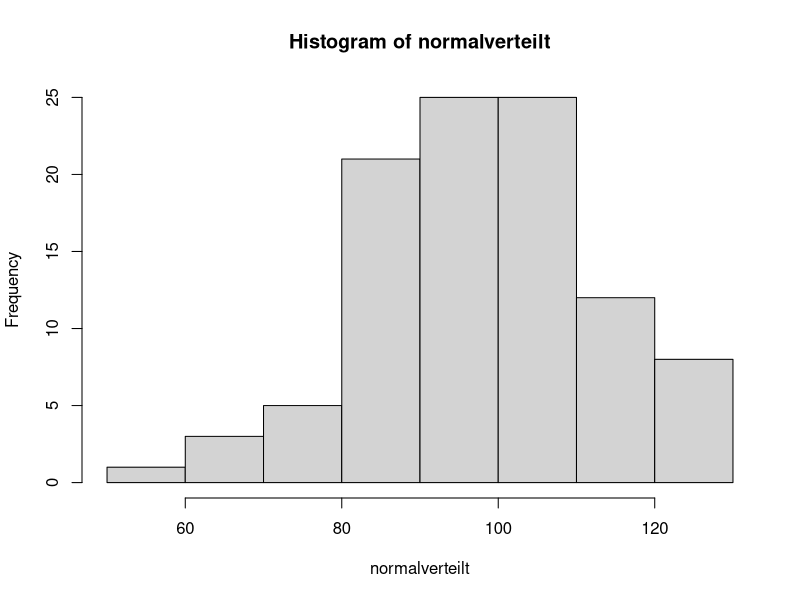
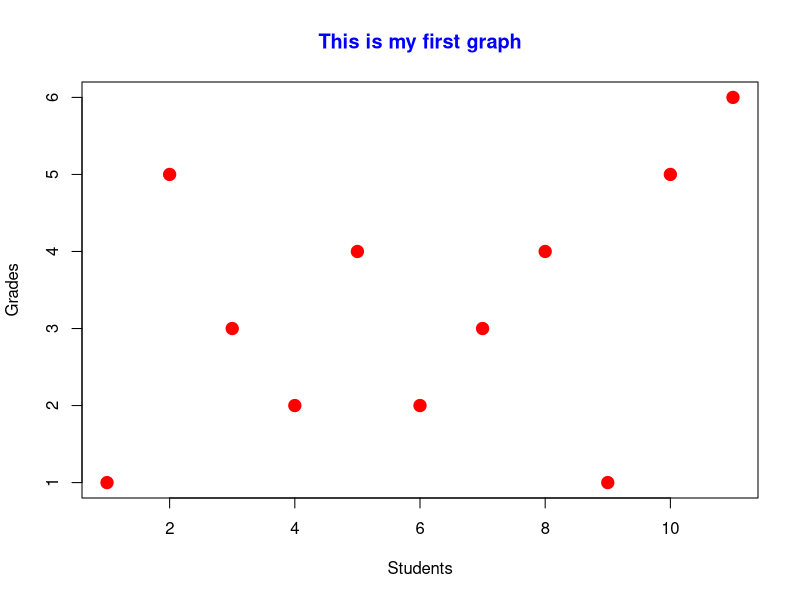

Source code (R) for these figures, in order:
## ---- chunk 1
# Einen numerischen Vektor erstellen
zahlen = c(5, 10, 15, 20, 25)

# Die Funktion c() wird sehr oft verwendet. Sie fügt Elemente zu einem Vektor zusammen.
zahlen
## ---- chunk 2
# Den Mittelwert berechnen
durchschnitt = mean(zahlen)

# Das Ergebnis ausgeben
print(durchschnitt)
## ---- chunk 3
calculate_mean <- function(vector) {
  # Calculate the mean
  result <- sum(vector) / length(vector)
  
  return(result)
}
## ---- chunk 4
seq(from = 1, to = 10, by = 1)
seq(from = 1, to = 10, length.out = 5)
## ---- chunk 5
rnorm(n = 10, mean = 0, sd = 1) 
## ---- chunk 6
normalverteilt = rnorm(n = 100, mean = 100, sd = 15)
hist(normalverteilt) 
## ---- chunk 7
# Addition
ergebnis_addition <- 5 + 3
print(ergebnis_addition)

# Subtraktion
ergebnis_subtraktion <- 10 - 4
print(ergebnis_subtraktion)

# Multiplikation
ergebnis_multiplikation <- 6 * 7
print(ergebnis_multiplikation)

# Division
ergebnis_division <- 15 / 3
print(ergebnis_division)

# Potenzierung
ergebnis_potenzierung <- 2^3
print(ergebnis_potenzierung)
## ---- chunk 8
# Werte Variablen zu
x <- 5
y <- 3

# Berechnungen mit Variablen durchführen
ergebnis_summe <- x + y
ergebnis_differenz <- x - y

# Ergebnisse ausgeben
print(ergebnis_summe)
print(ergebnis_differenz)
## ---- chunk 9
# Vektoren erstellen
vektor1 <- c(1, 2, 3, 4, 5)
vektor2 <- c(6, 7, 8, 9, 10)

# Vektoren elementweise addieren
vektor_summe <- vektor1 + vektor2
print(vektor_summe)

# Vektoren elementweise multiplizieren
vektor_produkt <- vektor1 * vektor2
print(vektor_produkt)

## ---- chunk 10
# Eine Sequenz von Zahlen generieren
sequenz <- 1:10
print(sequenz)

# Eine Sequenz mit festgelegtem Schritt erstellen
sequenz_schritt <- seq(1, 10, by = 2)
print(sequenz_schritt)
## ---- chunk 11
# Die Quadratwurzel berechnen
sqrt_ergebnis <- sqrt(25)
print(sqrt_ergebnis)

# Den absoluten Wert berechnen
absolutwert <- abs(-10)
print(absolutwert)

# Das Maximum und Minimum finden
maximalwert <- max(3, 7, 1, 8, 5)
minimalwert <- min(3, 7, 1, 8, 5)
print(maximalwert)
print(minimalwert)

## ---- chunk 12
noten = c(1, 5, 3, 2, 4, 2, 3, 4, 1, 5, 6)
Durchschnitt_noten = mean(noten)
Durchschnitt_noten
## ---- chunk 13
namen = c("jake", "john", "clara", "manos", "tehilla",
           "laura", "jenny", "carlos", "maria", "kate")
## ---- chunk 14
anwesenheit = c(TRUE, TRUE, TRUE, TRUE, FALSE,
                 TRUE, TRUE, TRUE, TRUE, FALSE)
## ---- chunk 15
      plot(noten, col='red',type='p', pch=19,lwd=2,cex=1.5,
      main="This is my first graph",
      col.main='blue',xlab="Students",ylab="Grades")
